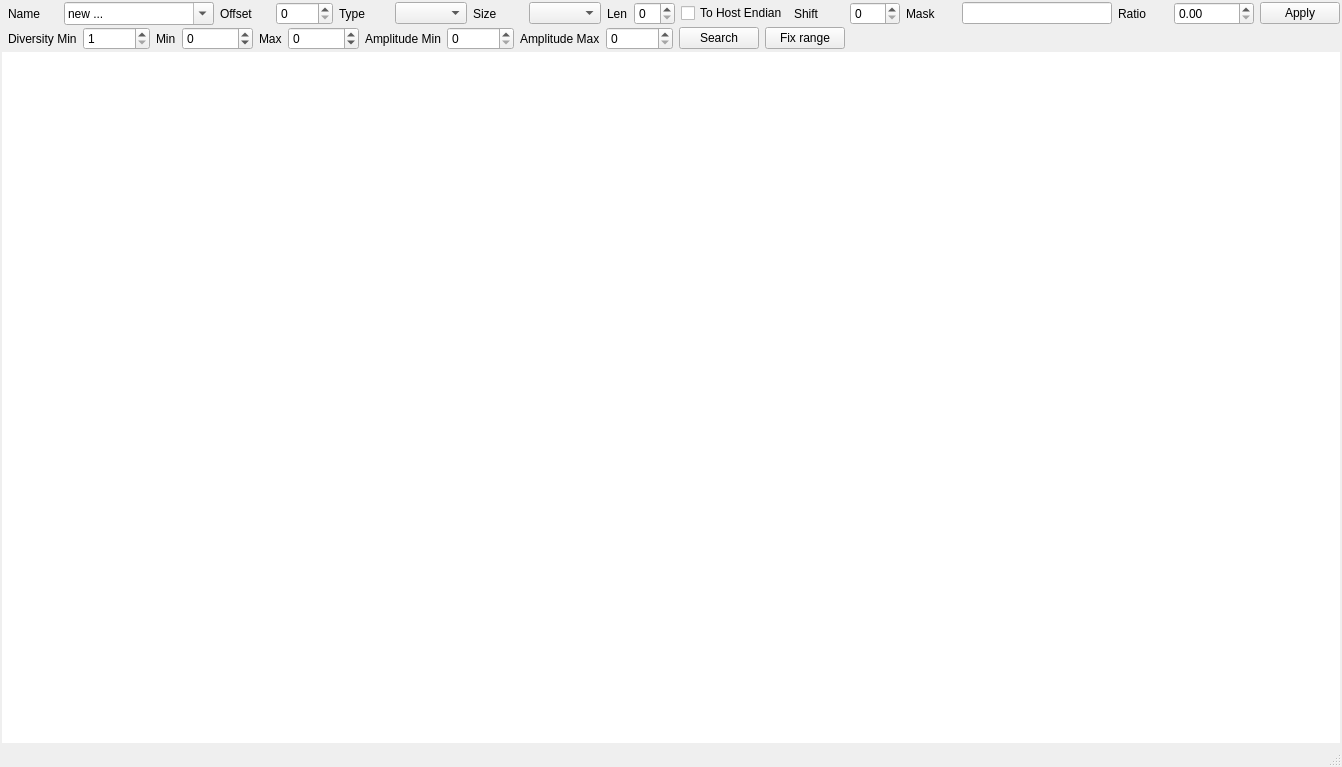
<?xml version="1.0" encoding="UTF-8"?>
<ui version="4.0">
 <class>DebugWindow</class>
 <widget class="QMainWindow" name="DebugWindow">
  <property name="geometry">
   <rect>
    <x>0</x>
    <y>0</y>
    <width>1316</width>
    <height>767</height>
   </rect>
  </property>
  <property name="sizePolicy">
   <sizepolicy hsizetype="Maximum" vsizetype="Maximum">
    <horstretch>0</horstretch>
    <verstretch>0</verstretch>
   </sizepolicy>
  </property>
  <property name="minimumSize">
   <size>
    <width>0</width>
    <height>0</height>
   </size>
  </property>
  <property name="maximumSize">
   <size>
    <width>16777215</width>
    <height>16777215</height>
   </size>
  </property>
  <property name="windowTitle">
   <string>Sinvi Drawer</string>
  </property>
  <widget class="QWidget" name="centralwidget">
   <property name="sizePolicy">
    <sizepolicy hsizetype="Expanding" vsizetype="Expanding">
     <horstretch>0</horstretch>
     <verstretch>0</verstretch>
    </sizepolicy>
   </property>
   <property name="minimumSize">
    <size>
     <width>0</width>
     <height>0</height>
    </size>
   </property>
   <property name="maximumSize">
    <size>
     <width>16777215</width>
     <height>16777215</height>
    </size>
   </property>
   <layout class="QVBoxLayout" name="verticalLayout_2">
    <property name="spacing">
     <number>2</number>
    </property>
    <property name="leftMargin">
     <number>2</number>
    </property>
    <property name="topMargin">
     <number>2</number>
    </property>
    <property name="rightMargin">
     <number>2</number>
    </property>
    <property name="bottomMargin">
     <number>2</number>
    </property>
    <item>
     <layout class="QHBoxLayout" name="horizontalLayout">
      <property name="spacing">
       <number>6</number>
      </property>
      <property name="sizeConstraint">
       <enum>QLayout::SetDefaultConstraint</enum>
      </property>
      <property name="leftMargin">
       <number>6</number>
      </property>
      <item>
       <widget class="QLabel" name="NameLabel">
        <property name="minimumSize">
         <size>
          <width>50</width>
          <height>0</height>
         </size>
        </property>
        <property name="maximumSize">
         <size>
          <width>50</width>
          <height>16777215</height>
         </size>
        </property>
        <property name="text">
         <string>Name</string>
        </property>
       </widget>
      </item>
      <item>
       <widget class="QCheckList" name="variables">
        <property name="minimumSize">
         <size>
          <width>150</width>
          <height>0</height>
         </size>
        </property>
        <property name="maximumSize">
         <size>
          <width>150</width>
          <height>16777201</height>
         </size>
        </property>
        <property name="editable">
         <bool>true</bool>
        </property>
        <property name="maxVisibleItems">
         <number>256</number>
        </property>
        <item>
         <property name="text">
          <string>new ...</string>
         </property>
        </item>
       </widget>
      </item>
      <item>
       <widget class="QLabel" name="OffseLabel">
        <property name="minimumSize">
         <size>
          <width>50</width>
          <height>0</height>
         </size>
        </property>
        <property name="maximumSize">
         <size>
          <width>50</width>
          <height>16777215</height>
         </size>
        </property>
        <property name="text">
         <string>Offset</string>
        </property>
       </widget>
      </item>
      <item>
       <widget class="QSpinBox" name="offset">
        <property name="maximumSize">
         <size>
          <width>100</width>
          <height>16777215</height>
         </size>
        </property>
        <property name="maximum">
         <number>99999</number>
        </property>
        <property name="displayIntegerBase">
         <number>16</number>
        </property>
       </widget>
      </item>
      <item>
       <widget class="QLabel" name="TypeLabel">
        <property name="minimumSize">
         <size>
          <width>50</width>
          <height>0</height>
         </size>
        </property>
        <property name="maximumSize">
         <size>
          <width>50</width>
          <height>16777215</height>
         </size>
        </property>
        <property name="text">
         <string>Type</string>
        </property>
       </widget>
      </item>
      <item>
       <widget class="QComboBox" name="type">
        <property name="maximumSize">
         <size>
          <width>100</width>
          <height>16777215</height>
         </size>
        </property>
       </widget>
      </item>
      <item>
       <widget class="QLabel" name="SizeLabel">
        <property name="minimumSize">
         <size>
          <width>50</width>
          <height>0</height>
         </size>
        </property>
        <property name="maximumSize">
         <size>
          <width>50</width>
          <height>16777215</height>
         </size>
        </property>
        <property name="text">
         <string>Size</string>
        </property>
       </widget>
      </item>
      <item>
       <widget class="QComboBox" name="size">
        <property name="maximumSize">
         <size>
          <width>100</width>
          <height>16777215</height>
         </size>
        </property>
       </widget>
      </item>
      <item>
       <widget class="QLabel" name="lenLabel">
        <property name="text">
         <string>Len</string>
        </property>
       </widget>
      </item>
      <item>
       <widget class="QSpinBox" name="len"/>
      </item>
      <item>
       <widget class="QCheckBox" name="endian">
        <property name="maximumSize">
         <size>
          <width>130</width>
          <height>16777215</height>
         </size>
        </property>
        <property name="text">
         <string>To Host Endian</string>
        </property>
       </widget>
      </item>
      <item>
       <widget class="QLabel" name="ShiftLabel">
        <property name="minimumSize">
         <size>
          <width>50</width>
          <height>0</height>
         </size>
        </property>
        <property name="maximumSize">
         <size>
          <width>50</width>
          <height>16777215</height>
         </size>
        </property>
        <property name="text">
         <string>Shift</string>
        </property>
       </widget>
      </item>
      <item>
       <widget class="QSpinBox" name="shift">
        <property name="minimumSize">
         <size>
          <width>50</width>
          <height>0</height>
         </size>
        </property>
        <property name="maximumSize">
         <size>
          <width>50</width>
          <height>16777215</height>
         </size>
        </property>
        <property name="maximum">
         <number>64</number>
        </property>
       </widget>
      </item>
      <item>
       <widget class="QLabel" name="MaskLabel">
        <property name="minimumSize">
         <size>
          <width>50</width>
          <height>0</height>
         </size>
        </property>
        <property name="maximumSize">
         <size>
          <width>50</width>
          <height>16777215</height>
         </size>
        </property>
        <property name="text">
         <string>Mask</string>
        </property>
       </widget>
      </item>
      <item>
       <widget class="QLineEdit" name="mask">
        <property name="minimumSize">
         <size>
          <width>150</width>
          <height>0</height>
         </size>
        </property>
        <property name="maximumSize">
         <size>
          <width>150</width>
          <height>16777215</height>
         </size>
        </property>
        <property name="maxLength">
         <number>18</number>
        </property>
       </widget>
      </item>
      <item>
       <widget class="QLabel" name="label">
        <property name="minimumSize">
         <size>
          <width>50</width>
          <height>0</height>
         </size>
        </property>
        <property name="maximumSize">
         <size>
          <width>50</width>
          <height>16777215</height>
         </size>
        </property>
        <property name="text">
         <string>Ratio</string>
        </property>
       </widget>
      </item>
      <item>
       <widget class="QDoubleSpinBox" name="ratio">
        <property name="minimumSize">
         <size>
          <width>80</width>
          <height>0</height>
         </size>
        </property>
        <property name="maximumSize">
         <size>
          <width>80</width>
          <height>16777215</height>
         </size>
        </property>
       </widget>
      </item>
      <item>
       <widget class="QPushButton" name="applyButton">
        <property name="minimumSize">
         <size>
          <width>80</width>
          <height>0</height>
         </size>
        </property>
        <property name="maximumSize">
         <size>
          <width>80</width>
          <height>16777215</height>
         </size>
        </property>
        <property name="text">
         <string>Apply</string>
        </property>
       </widget>
      </item>
      <item>
       <spacer name="horizontalSpacer">
        <property name="orientation">
         <enum>Qt::Horizontal</enum>
        </property>
        <property name="sizeHint" stdset="0">
         <size>
          <width>40</width>
          <height>20</height>
         </size>
        </property>
       </spacer>
      </item>
     </layout>
    </item>
    <item>
     <layout class="QHBoxLayout" name="horizontalLayout_2">
      <property name="spacing">
       <number>6</number>
      </property>
      <property name="sizeConstraint">
       <enum>QLayout::SetDefaultConstraint</enum>
      </property>
      <property name="leftMargin">
       <number>6</number>
      </property>
      <item>
       <widget class="QLabel" name="diversityMinLabel">
        <property name="text">
         <string>Diversity Min</string>
        </property>
       </widget>
      </item>
      <item>
       <widget class="QSpinBox" name="diversityMin">
        <property name="minimum">
         <number>1</number>
        </property>
        <property name="maximum">
         <number>999999</number>
        </property>
       </widget>
      </item>
      <item>
       <widget class="QLabel" name="valueMinLabel">
        <property name="text">
         <string>Min</string>
        </property>
       </widget>
      </item>
      <item>
       <widget class="QSpinBox" name="minVal">
        <property name="minimum">
         <number>-2147483647</number>
        </property>
        <property name="maximum">
         <number>2147483647</number>
        </property>
       </widget>
      </item>
      <item>
       <widget class="QLabel" name="valueMaxLabel">
        <property name="text">
         <string>Max</string>
        </property>
       </widget>
      </item>
      <item>
       <widget class="QSpinBox" name="maxVal">
        <property name="minimum">
         <number>-2147483647</number>
        </property>
        <property name="maximum">
         <number>2147483647</number>
        </property>
       </widget>
      </item>
      <item>
       <widget class="QLabel" name="ampMinLabel">
        <property name="text">
         <string>Amplitude Min</string>
        </property>
       </widget>
      </item>
      <item>
       <widget class="QSpinBox" name="ampMin">
        <property name="maximum">
         <number>2147483647</number>
        </property>
       </widget>
      </item>
      <item>
       <widget class="QLabel" name="ampMaxLabel">
        <property name="text">
         <string>Amplitude Max</string>
        </property>
       </widget>
      </item>
      <item>
       <widget class="QSpinBox" name="ampMax">
        <property name="maximum">
         <number>2147483647</number>
        </property>
       </widget>
      </item>
      <item>
       <widget class="QPushButton" name="autoSearch">
        <property name="text">
         <string>Search</string>
        </property>
       </widget>
      </item>
      <item>
       <widget class="QPushButton" name="fixRange">
        <property name="text">
         <string>Fix range</string>
        </property>
       </widget>
      </item>
      <item>
       <spacer name="horizontalSpacer_2">
        <property name="orientation">
         <enum>Qt::Horizontal</enum>
        </property>
        <property name="sizeType">
         <enum>QSizePolicy::Expanding</enum>
        </property>
        <property name="sizeHint" stdset="0">
         <size>
          <width>40</width>
          <height>20</height>
         </size>
        </property>
       </spacer>
      </item>
     </layout>
    </item>
    <item>
     <widget class="ChartView" name="chart">
      <property name="sizePolicy">
       <sizepolicy hsizetype="Expanding" vsizetype="Expanding">
        <horstretch>0</horstretch>
        <verstretch>0</verstretch>
       </sizepolicy>
      </property>
      <property name="minimumSize">
       <size>
        <width>0</width>
        <height>0</height>
       </size>
      </property>
      <property name="frameShape">
       <enum>QFrame::NoFrame</enum>
      </property>
      <property name="verticalScrollBarPolicy">
       <enum>Qt::ScrollBarAlwaysOff</enum>
      </property>
      <property name="horizontalScrollBarPolicy">
       <enum>Qt::ScrollBarAlwaysOff</enum>
      </property>
      <property name="renderHints">
       <set>QPainter::Antialiasing|QPainter::TextAntialiasing</set>
      </property>
     </widget>
    </item>
   </layout>
  </widget>
  <widget class="QStatusBar" name="statusBar"/>
 </widget>
 <customwidgets>
  <customwidget>
   <class>ChartView</class>
   <extends>QGraphicsView</extends>
   <header location="global">chartview.h</header>
  </customwidget>
  <customwidget>
   <class>QCheckList</class>
   <extends>QComboBox</extends>
   <header>include/checklist.h</header>
  </customwidget>
 </customwidgets>
 <resources/>
 <connections/>
</ui>
